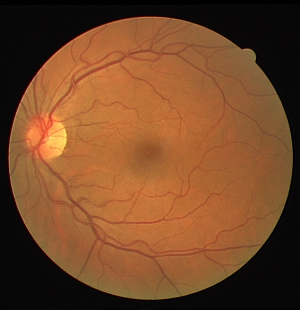
%> input picture input_image_1.png, 300 x 310 px
$ octave --eval "result = segmentRetina(rgb2gray(imread('input_image_1.png')));"   (GNU Octave 9; MATLAB toolbox functions it lacks are replaced by stand-ins)
%> lines starting %> are read from the running program, lines starting %| are printed output that depends on the picture; in (x1, y1, x2, y2) boxes, pixels count from 0 and x2, y2 are one past the last pixel; in counts of white or black regions, pixels touching at a corner belong together; the program's own positions count from 1
### isodata.m

function level=isodata(I)
% Convert all N-D arrays into a single column.  Convert to uint8 for
% fastest histogram computation.
I = im2uint8(I(:));

% STEP 1: Compute mean intensity of image from histogram, set T=mean(I)
[counts,N]=imhist(I);
i=1;
mu=cumsum(counts);
T(i)=(sum(N.*counts))/mu(end);
T(i)=round(T(i));

% STEP 2: compute Mean above T (MAT) and Mean below T (MBT) using T from
% step 1
mu2=cumsum(counts(1:T(i)));
MBT=sum(N(1:T(i)).*counts(1:T(i)))/mu2(end);

mu3=cumsum(counts(T(i):end));
MAT=sum(N(T(i):end).*counts(T(i):end))/mu3(end);
i=i+1;
% new T = (MAT+MBT)/2
T(i)=round((MAT+MBT)/2);

% STEP 3 to n: repeat step 2 if T(i)~=T(i-1)
while abs(T(i)-T(i-1))>=1
    mu2=cumsum(counts(1:T(i)));
    MBT=sum(N(1:T(i)).*counts(1:T(i)))/mu2(end);

    mu3=cumsum(counts(T(i):end));
    MAT=sum(N(T(i):end).*counts(T(i):end))/mu3(end);

    i=i+1;
    T(i)=round((MAT+MBT)/2);
    Threshold=T(i);
end

 % Normalize the threshold to the range [i, 1].
level = (Threshold - 1) / (N(end) - 1);

### imoverlay.m
function out = imoverlay(in, mask, color)
% If the user doesn't specify the color, use white.
DEFAULT_COLOR = [1 1 1];
if nargin < 3
    color = DEFAULT_COLOR;
end

% Force the 2nd input to be logical.
mask = (mask ~= 0);

% Make the uint8 the working data class.  The output is also uint8.
in_uint8 = im2uint8(in);
color_uint8 = im2uint8(color);

% Initialize the red, green, and blue output channels.
if ndims(in_uint8) == 2
    % Input is grayscale.  Initialize all output channels the same.
    out_red   = in_uint8;
    out_green = in_uint8;
    out_blue  = in_uint8;
else
    % Input is RGB truecolor.
    out_red   = in_uint8(:,:,1);
    out_green = in_uint8(:,:,2);
    out_blue  = in_uint8(:,:,3);
end

% Replace output channel values in the mask locations with the appropriate
% color value.
out_red(mask)   = color_uint8(1);
out_green(mask) = color_uint8(2);
out_blue(mask)  = color_uint8(3);

% Form an RGB truecolor image by concatenating the channel matrices along
% the third dimension.
out = cat(3, out_red, out_green, out_blue);

### segmentRetina.m
function segimg = segmentRetina(I)
%I = imread('1_org.tif');
% Resize image for easier computation
%B = imresize(I, [584 565]);
[r,c, ch] = size(I);
%> r = 310; c = 300; ch = 1
B = imresize(I, [r c]);
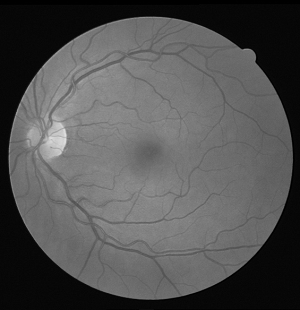
%> B: size 310x300 uint8; min 0, max 225, mean 82.1
                    % Read image
gray = im2double(B);
%im(:,:,4) = [];


%gray = rgb2gray(im);
%% Contrast Enhancment of gray image using CLAHE
J = adapthisteq(gray,'numTiles',[8 8],'nBins',128);
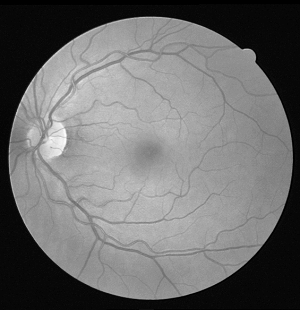
%> J: size 310x300 double; min 0, max 1, mean 0.432
%% Background Exclusion                    % Apply Average Filter
 h = fspecial('average', [9 9]);
 JF = imfilter(J, h);
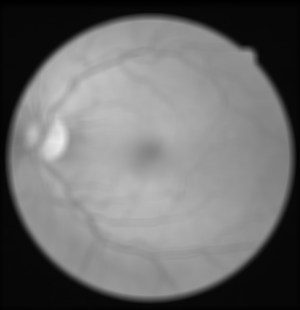
%> JF: size 310x300 double; min 2.89e-05, max 0.926, mean 0.432
 %figure, imshow(JF)
 % Take the difference between the gray image and Average Filter
Z = imsubtract(JF, J);
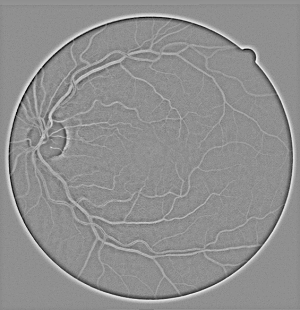
%> Z: size 310x300 double; min -0.401, max 0.309, mean -0.00032; drawn with min black and max white
%figure, imshow(Z);
%% Threshold using the IsoData Method
level=isodata(Z); % this is our threshold level
%> in isodata, `[counts,N]=imhist(I);`: counts = 256 values, max 54000 at index 1, min 0 at index 70, mean 363.3; N = 256 values from 0 to 255
%> in isodata, `mu=cumsum(counts);`: mu = 256 values from 54000 to 93000
%> in isodata, `mu2=cumsum(counts(1:T(i)));`: mu2 = [54000; 67661; 72630]
%> in isodata, `MBT=sum(N(1:T(i)).*counts(1:T(i)))/mu2(end);`: MBT = 0.325
%> in isodata, `mu3=cumsum(counts(T(i):end));`: mu3 = 254 values from 4969 to 25339
%> in isodata, `MAT=sum(N(T(i):end).*counts(T(i):end))/mu3(end);`: MAT = 10.79
%> the loop in isodata, `while abs(T(i)-T(i-1))>=1` made 6 passes
%> (MBT, MAT, Threshold) on passes 2 to 6: (0.887, 22.21, 12), (1.08, 25.65, 13), (1.14, 26.73, 14), (1.2, 27.86, 15), (1.27, 28.88, 15)
%> (mu2, MBT, MAT, Threshold) on pass 1: ([54000; 67661; 72630; 76824; 79301; 81049], 0.676, 17.59, 9)
%> after the loop in isodata, `while abs(T(i)-T(i-1))>=1`: T = [3 6 9 12 13 14 15 15]
%> in isodata, `level = (Threshold - 1) / (N(end) - 1);`: level = 0.0551
%> level = 0.0551
%level = graythresh(Z)
 %% Convert to Binary
BW = im2bw(Z, level-.008);
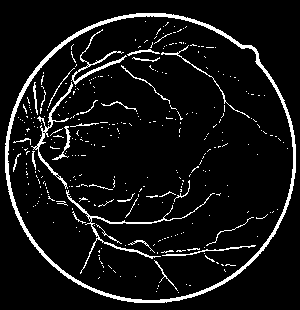
%> BW: size 310x300 logical; 7.5% white in thin lines or dots
%% Remove small pixels
 BW2 = bwareaopen(BW, 100);
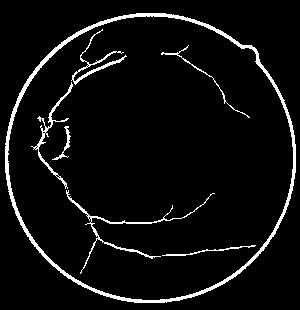
%> BW2: size 310x300 logical; 5.4% white; 7 white regions, largest, box (x1, y1, x2, y2) and area: (5, 13, 296, 303) 3251, (66, 190, 215, 274) 578, (31, 82, 73, 189) 419

%% Overlay
BW2 = imcomplement(BW2);
out = imoverlay(B, BW2, [0 0 0]);
%figure, imshow(out)

vv = rgb2gray(out);
binaryImage = vv > 60;
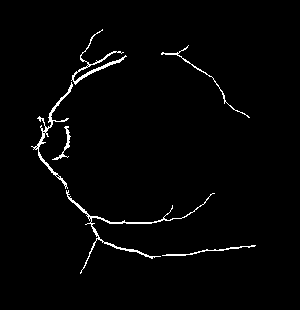
%> binaryImage: size 310x300 logical; 2% white in thin lines or dots, all inside (x1, y1, x2, y2) = (31, 29, 256, 274)
%figure,imshow(binaryImage)
%fullFileName = fullfile(output, baseFileNames(f).name);

BW2 = bwmorph(binaryImage,'clean');
%figure, imshow(BW2);
%imwrite(BW2, fullFileName);
segimg = BW2;
end
